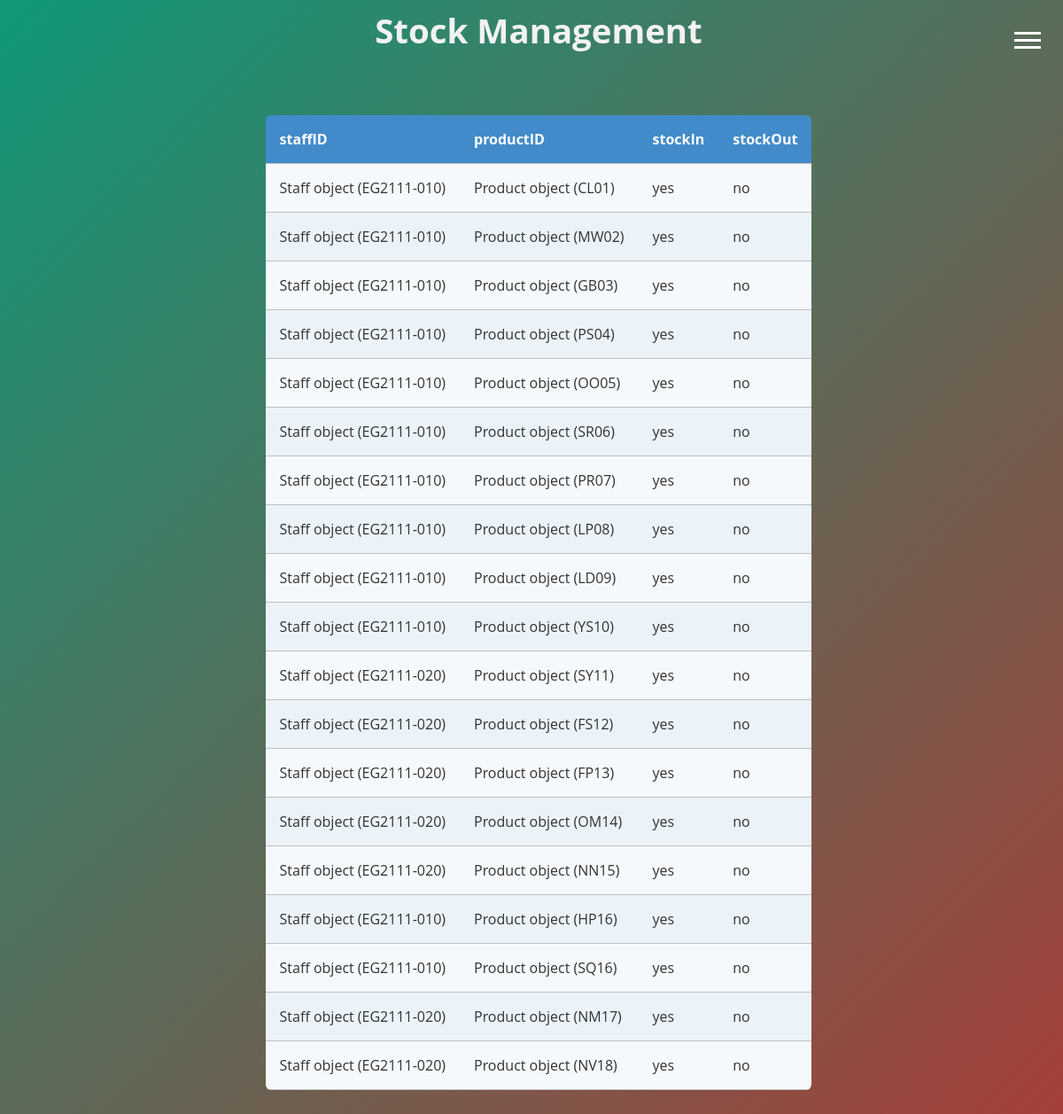
The page /Easy_Go/stock on the database its author committed.
### EasyGo/models.py (models this page shows)
class Stock_management(models.Model):
    staffID = models.ForeignKey(Staff, on_delete=models.CASCADE, null=True)
    productID = models.ForeignKey(Product, on_delete=models.CASCADE, null=True)
    stockIn = models.TextField(null=True)
    stockOut = models.TextField(null=True)

class Staff(models.Model):
    staffID = models.CharField(max_length=10, primary_key=True)
    staffName = models.TextField(max_length=100)
    staffPhoneNumber = models.CharField(max_length=11)
    staffPassword = models.CharField(max_length=9, default='null')

class Product(models.Model):
    productID = models.CharField(max_length=4, primary_key=True)
    productName = models.TextField(max_length=100)
    productPrice = models.FloatField()
    productQuantity = models.IntegerField()
    productExpirationDate = models.DateField()

### EasyGo/views.py (the view)
# urls.py: path("stock", views.stock, name="stock"),
def stock(request):
    allstock = Stock_management.objects.all()
    dict={
        'allstock': allstock
    }
    return render (request,'stock.html',dict)

### EasyGo/templates/stock.html (shortened to what this page needs)
<html lang="en">
<head>
</head>
<body>
    <center><h1>Stock Management</h1></center><br><br>
    <table class="rwd-table">
        <tr>
            <td><strong>staffID</strong></td>
            <td><strong>productID</strong></td>
            <td><strong>stockIn </strong></td>
            <td><strong>stockOut</strong></td>
        </tr>
        {% for data in allstock %}
            <tr>
                <td>{{data.staffID}}</td>
                <td>{{data.productID}}</td>
                <td>{{data.stockIn}}</td>
                <td>{{data.stockOut}}</td>
            </tr>
        {% endfor %}
    </table>
    <br><br>
    <label for="active" class="menu-btn"><span></span></label>
</body>

### EasyGo/templates/stock.html (style rules this page uses)
h1 { color: black }
html, body { width: 100%; height:100%; }
body { background: linear-gradient(-45deg, #d84c22, #7361cbe6, #b13834, #109879); background-size: 400% 400%; animation: gradient 8s ease infinite; }
* { font-family: 'Open Sans', sans-serif; }
.rwd-table { margin: auto; min-width: 300px; max-width: 100%; border-collapse: collapse; }
.rwd-table tr:first-child { border-top: none; background: #428bca; color: #fff; }
.rwd-table tr { border-top: 1px solid #ddd; border-bottom: 1px solid #ddd; background-color: #f5f9fc; }
.rwd-table tr:nth-child(odd):not(:first-child) { background-color: #ebf3f9; }
.rwd-table td { display: block; }
.rwd-table td:first-child { margin-top: .5em; }
.rwd-table td:last-child { margin-bottom: .5em; }
.rwd-table td:before { content: attr(data-th) ": "; font-weight: bold; width: 120px; display: inline-block; color: #000; }
.rwd-table th, .rwd-table td { text-align: left; }
.rwd-table { color: #333; border-radius: .4em; overflow: hidden; }
.rwd-table tr { border-color: #bfbfbf; }
.rwd-table th, .rwd-table td { padding: .5em 1em; }
@media screen and (min-width: 600px) { .rwd-table td:before { display: none; } }
@media screen and (min-width: 600px) { .rwd-table th, .rwd-table td { display: table-cell; padding: .25em .5em; } }
@media screen and (min-width: 600px) { .rwd-table th:first-child, .rwd-table td:first-child { padding-left: 0; } }
@media screen and (min-width: 600px) { .rwd-table th:last-child, .rwd-table td:last-child { padding-right: 0; } }
@media screen and (min-width: 600px) { .rwd-table th, .rwd-table td { padding: 1em !important; } }
h1 { text-align: center; font-size: 2.4em; color: #f2f2f2; }
.menu-btn { color: #fff; position: absolute; z-index: 2; right: 20px; top: 20px; height: 50px; width: 50px; text-align: center; line-height: 50px; border-radius: 50%; font-size: 20px; cursor: pointer; transition: all 0.3s ease-in-out; }
.menu-btn span, .menu-btn:before, .menu-btn:after { content: ""; position: absolute; top: calc(50% - 1px); left: 30%; width: 60%; border-bottom: 3px solid white; transition: transform .6s cubic-bezier(0.215, 0.61, 0.355, 1); }
.menu-btn:before { transform: translateY(-8px); }
.menu-btn:after { transform: translateY(8px); }

### rows shown on the page
Stock_management: staffID "Staff object (EG2111-010)", productID "Product object (CL01)", stockIn "yes", stockOut "no"
Stock_management: staffID "Staff object (EG2111-010)", productID "Product object (MW02)", stockIn "yes", stockOut "no"
Stock_management: staffID "Staff object (EG2111-010)", productID "Product object (GB03)", stockIn "yes", stockOut "no"
Stock_management: staffID "Staff object (EG2111-010)", productID "Product object (PS04)", stockIn "yes", stockOut "no"
Stock_management: staffID "Staff object (EG2111-010)", productID "Product object (OO05)", stockIn "yes", stockOut "no"
Stock_management: staffID "Staff object (EG2111-010)", productID "Product object (SR06)", stockIn "yes", stockOut "no"
Stock_management: staffID "Staff object (EG2111-010)", productID "Product object (PR07)", stockIn "yes", stockOut "no"
Stock_management: staffID "Staff object (EG2111-010)", productID "Product object (LP08)", stockIn "yes", stockOut "no"
Stock_management: staffID "Staff object (EG2111-010)", productID "Product object (LD09)", stockIn "yes", stockOut "no"
Stock_management: staffID "Staff object (EG2111-010)", productID "Product object (YS10)", stockIn "yes", stockOut "no"
Stock_management: staffID "Staff object (EG2111-020)", productID "Product object (SY11)", stockIn "yes", stockOut "no"
Stock_management: staffID "Staff object (EG2111-020)", productID "Product object (FS12)", stockIn "yes", stockOut "no"
Stock_management: staffID "Staff object (EG2111-020)", productID "Product object (FP13)", stockIn "yes", stockOut "no"
Stock_management: staffID "Staff object (EG2111-020)", productID "Product object (OM14)", stockIn "yes", stockOut "no"
Stock_management: staffID "Staff object (EG2111-020)", productID "Product object (NN15)", stockIn "yes", stockOut "no"
Stock_management: staffID "Staff object (EG2111-010)", productID "Product object (HP16)", stockIn "yes", stockOut "no"
Stock_management: staffID "Staff object (EG2111-010)", productID "Product object (SQ16)", stockIn "yes", stockOut "no"
Stock_management: staffID "Staff object (EG2111-020)", productID "Product object (NM17)", stockIn "yes", stockOut "no"
Stock_management: staffID "Staff object (EG2111-020)", productID "Product object (NV18)", stockIn "yes", stockOut "no"
